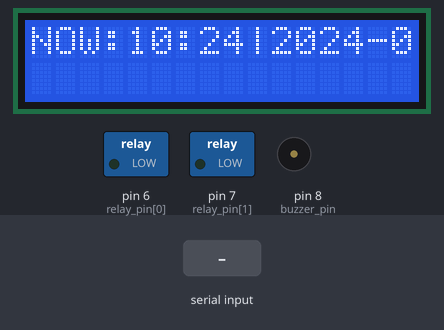
The program below on a simulated Arduino Uno, built with avr-gcc and run on an emulated ATmega328P. Parts: 16×2 character LCD, switched loads named in the program (green lamp = pin HIGH), buzzer (waves = sounding, pin HIGH). Inputs (shaded band) come from the test bench. The local clock reads 2024-03-15 10:24:30 at power-on unless the program sets it; what the program prints to the serial monitor is not drawn.

Above: at 1.3 s.
1.4 s: "delivery,1\n" received over the second serial link
2.9 s: "start,1\n" received over the second serial link
4.4 s: "start,150\n" received over the second serial link
At 30.9 s:
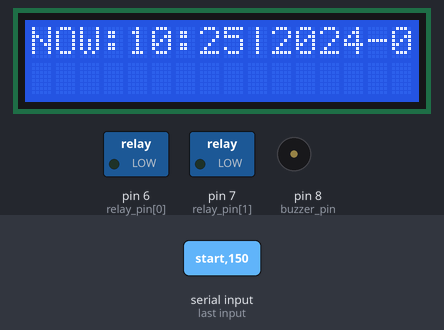
Timing chart, 0 to 31.5 s (numbered marks = the images above; inputs shaded):
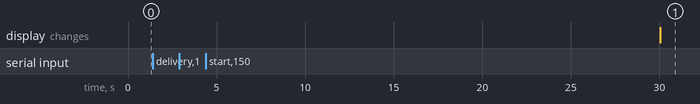

The program:

main.cpp
```cpp
#include <Arduino.h>
#include <SoftwareSerial.h>
#include <LiquidCrystal_I2C.h>
#include <ThreeWire.h>
#include <RtcDateTime.h>
#include <RtcDS1302.h>
#include <time.h>

/**************************typedef *******************************************/
typedef enum _ELcdControl
{
  TIME_NOW_LINE0,
  TIME_ARRV_LINE1,
  MOTION_LINE2,
  DELIVERY_END_LINE3,
  LCDINIT
} LcdControl;

typedef enum _EBuzzerLevel
{
  LEVEL0,
  LEVEL1,
  LEVEL2,
  LEVEL3
} BuzzerLevel;
/*****************************************************************************/

/***********************pin numbers, device info constants *******************/
const byte bt_rx_pin = 2;
const byte bt_tx_pin = 3;
const byte lcd_sda_pin = 4;
const byte lcd_scl_pin = 5;
const byte relay_pin[2] = {6, 7};
const byte buzzer_pin = 8;

const byte lcd_adrr = 0x27;
const byte lcd_col = 20;
const byte lcd_row = 4;

const byte rtc_clk_pin = 9;
const byte rtc_dat_pin = 10;
const byte rtc_rst_pin = 11;
/*****************************************************************************/

/**************************global variables***********************************/
SoftwareSerial bt_serial(bt_rx_pin, bt_tx_pin);
LiquidCrystal_I2C lcd(lcd_adrr, lcd_col, lcd_row);
//ThreeWire(uint8_t ioPin /*dat_pin*/, uint8_t clkPin/*clk_pin*/, uint8_t cePin/*rst_pin*/) :
ThreeWire rtc_wire(rtc_dat_pin, rtc_clk_pin, rtc_rst_pin);
RtcDS1302<ThreeWire> rtc(rtc_wire);
String received_str = "";
String header_module = "", header_item = "", header_value = "";
String time_form_str = "";
uint16_t arrv_time = 0;
uint8_t last_minute = 0;
BuzzerLevel buzzer_level = LEVEL1;
/*****************************************************************************/

/***************user-defined functions****************************************/
void parseString(void)
{
  byte idx_module = received_str.indexOf(','); //finds location of ','
  byte idx_item = received_str.indexOf(',', idx_module + 1);

  header_module = received_str.substring(0, idx_module);                      //module name
  header_item = received_str.substring(idx_module + 1, idx_item);             //item name
  header_value = received_str.substring(idx_item + 1, received_str.length()); // value

  header_module.replace(',', ' ');
  header_item.replace(',', ' ');
  header_value.replace(',', ' ');

  header_module.trim();
  header_item.trim();
  header_value.trim();
}

void setBuzzerLevel(BuzzerLevel level)
{
  buzzer_level = level;
}

void turnOnBuzzer(void)
{
  //Buzzer noise occurs at different levels of volume
  //level0 is mute
  if (buzzer_level == LEVEL0)
  {
    digitalWrite(buzzer_pin, LOW);
  }
  else if (buzzer_level == LEVEL1)
  {
    digitalWrite(relay_pin[0], HIGH);
    digitalWrite(buzzer_pin, HIGH);
  }
  else if (buzzer_level == LEVEL2)
  {
    digitalWrite(relay_pin[0], LOW);
    digitalWrite(relay_pin[1], HIGH);
    digitalWrite(buzzer_pin, HIGH);
  }
  else if (buzzer_level == LEVEL3)
  {
    digitalWrite(relay_pin[0], LOW);
    digitalWrite(relay_pin[1], LOW);
    digitalWrite(buzzer_pin, HIGH);
  }
  else
  {
    Serial.println("buzzer level error");
  }
}

void getTimeNow(uint16_t *hour, uint16_t *min, uint16_t *day, uint16_t *month, uint16_t *year)
{
  RtcDateTime date_time = rtc.GetDateTime();
  *hour = date_time.Hour();
  *min = date_time.Minute();
  *day = date_time.Day();
  *month = date_time.Month();
  *year = date_time.Year();
}

void getTimeFormString(uint16_t hour, uint16_t min, uint16_t day, uint16_t month, uint16_t year)
{
  char *time_fstr = NULL;
  time_fstr = (char *)malloc(18 * sizeof(char));
  sprintf(time_fstr, "%02u:%02u|%4u-%02u-%02u", hour, min, year, month, day);
  time_form_str = String(time_fstr);
  Serial.println("time is: " + time_form_str);
  free(time_fstr);
}

void getTimeFormStringNow(void)
{
  uint16_t hour, min, day, month, year;
  getTimeNow(&hour, &min, &day, &month, &year);
  getTimeFormString(hour, min, day, month, year);
}

void getTimeFormStringArrv(uint16_t arrv_minute)
{
  uint16_t min_new, hour_new;
  uint16_t hour, min, day, month, year;

  getTimeNow(&hour, &min, &day, &month, &year);
  min_new = (min + arrv_minute) % 60;
  hour_new = (hour + ((min+arrv_minute) / 60)) % 24;

  char *time_fstr = (char *)malloc(18 * sizeof(char));
  sprintf(time_fstr, "%02u:%02u|", hour_new, min);
  time_form_str = String(time_fstr);
  free(time_fstr);
}

void lcdPrintStatus(LcdControl lcd_control)
{
  /* LCD Display
  LCD Display Example
  NOW:08:15|2021-08-21
  EXP:08:45|
  MOTION DETECTED!
  DELIVERY COMPLETE!!! */
  switch (lcd_control)
  {
  case LCDINIT:
    lcd.setCursor(0, 0); // setCursor(col, row)
    getTimeFormStringNow();
    lcd.print("NOW:" + time_form_str); // Display Current Time
    lcd.setCursor(0, 1);
    getTimeFormStringArrv(arrv_time);
    lcd.print("EXP:" + time_form_str); // Display estimated arrival time
    lcd.setCursor(0, 2);
    lcd.print("MOTION CHECKING..."); // Display if motion is detected
    break;
  case TIME_NOW_LINE0:
    lcd.setCursor(0, 0);
    getTimeFormStringNow();
    last_minute = rtc.GetDateTime().Minute();
    lcd.print("NOW:" + time_form_str); // Display Current Time
    break;
  case MOTION_LINE2:
    lcd.setCursor(0, 2);
    lcd.print("MOTION DETECTED!!"); // Motion Detection Notification
    break;
  case DELIVERY_END_LINE3:
    lcd.setCursor(0, 3);
    lcd.print("DELIVERY COMPLETE!!"); // Delivery End Notification
    break;
  default:
    Serial.println("error: lcd control");
  }
}

void turnOnBuzzerAtLevel(BuzzerLevel level)
{
  setBuzzerLevel(level);
  turnOnBuzzer();
}

void initRtc(void)
{
  Serial.print("compiled: ");
  Serial.print(__DATE__);
  Serial.println(__TIME__);
  rtc.Begin();
  RtcDateTime compiled_date_time = RtcDateTime(__DATE__, __TIME__);

  if (rtc.GetIsWriteProtected())
  {
    Serial.println("RTC was write protected, enabling writing now");
    rtc.SetIsWriteProtected(false);
  }

  if (!rtc.GetIsRunning())
  {
    Serial.println("RTC was not actively running, starting now");
    rtc.SetIsRunning(true);
  }

  RtcDateTime now = rtc.GetDateTime();
  if (now < compiled_date_time)
  {
    Serial.println("RTC is older than compile time!  (Updating DateTime)");
    rtc.SetDateTime(compiled_date_time);
  }
  else if (now > compiled_date_time)
  {
    Serial.println("RTC is newer than compile time. (this is expected)");
  }
  else if (now == compiled_date_time)
  {
    Serial.println("RTC is the same as compile time! (not expected but all is fine)");
  }
}

void updateTime()
{
  if (rtc.GetDateTime().Minute() != last_minute)
  {
    lcdPrintStatus(TIME_NOW_LINE0);
  }
}
/*****************************************************************************/
void setup()
{
  Serial.begin(9600);    // For local diagnostics
  bt_serial.begin(9600); // Convert Bluetooth to Serial Communication
  initRtc();
  lcd.init();
  lcd.backlight();
  pinMode(relay_pin[0], OUTPUT);
  pinMode(relay_pin[1], OUTPUT);
  pinMode(buzzer_pin, OUTPUT);
  lcdPrintStatus(TIME_NOW_LINE0);
}

void loop()
{
  if (bt_serial.available())
  {
    received_str = bt_serial.readStringUntil('\n');
    Serial.println(received_str);
    parseString(); // header_module, header_item, header_value
                   // e.g. "buzzer, level, 1"
    Serial.println("header_module: " + header_module);
    Serial.println("header_item: " + header_item);
    Serial.println("header_value: " + header_value);
    //1 Blocks on Delivery
    if (header_module.equals("delivery"))
    {
      //1.1 Delivery Start
      if (header_item.equals("start"))
      {
        lcd.clear();
        pinMode(buzzer_pin, LOW);
        arrv_time = header_value.toInt();
        lcdPrintStatus(LCDINIT);
      }
      //1.2 Delivery complete
      else if (header_item.equals("end"))
      {
        lcdPrintStatus(DELIVERY_END_LINE3);
        turnOnBuzzer();
      }
      else
      {
        Serial.println("error: delivery");
        return;
      }
      //2 Blocks on Buzzer
    }
    else if (header_module.equals("buzzer"))
    {
      //2.1 buzzer on/off control
      if (header_item.equals("on/off"))
      {
        if (header_value.equals("on"))
        {
          turnOnBuzzer();
        }
        else if (header_value.equals("off"))
        {
          pinMode(buzzer_pin, LOW);
        }
        //2.2 Buzer volume control
      }
      else if (header_item.equals("level"))
      {
        setBuzzerLevel((BuzzerLevel)header_value.toInt());
        // parsing error, "buzzer"
      }
      else
      {
        Serial.println("error: buzzer on/off");
      }
      //3. Blocks on Buzzer
    }
    else if (header_module.equals("motion"))
    {
      lcdPrintStatus(MOTION_LINE2);
    }
    else if (header_module.equals("standby"))
    {
      pinMode(buzzer_pin, LOW);
      lcd.clear();
      lcdPrintStatus(TIME_NOW_LINE0);
    }
    // Bluetooth Connection Error
  }
  else
  {
    Serial.println("bluetooth error");
  }
  updateTime();
}
```

Measured:
- after the input at 1.4 s, every drawn part: stays the same
- after the input at 2.9 s, every drawn part: stays the same
